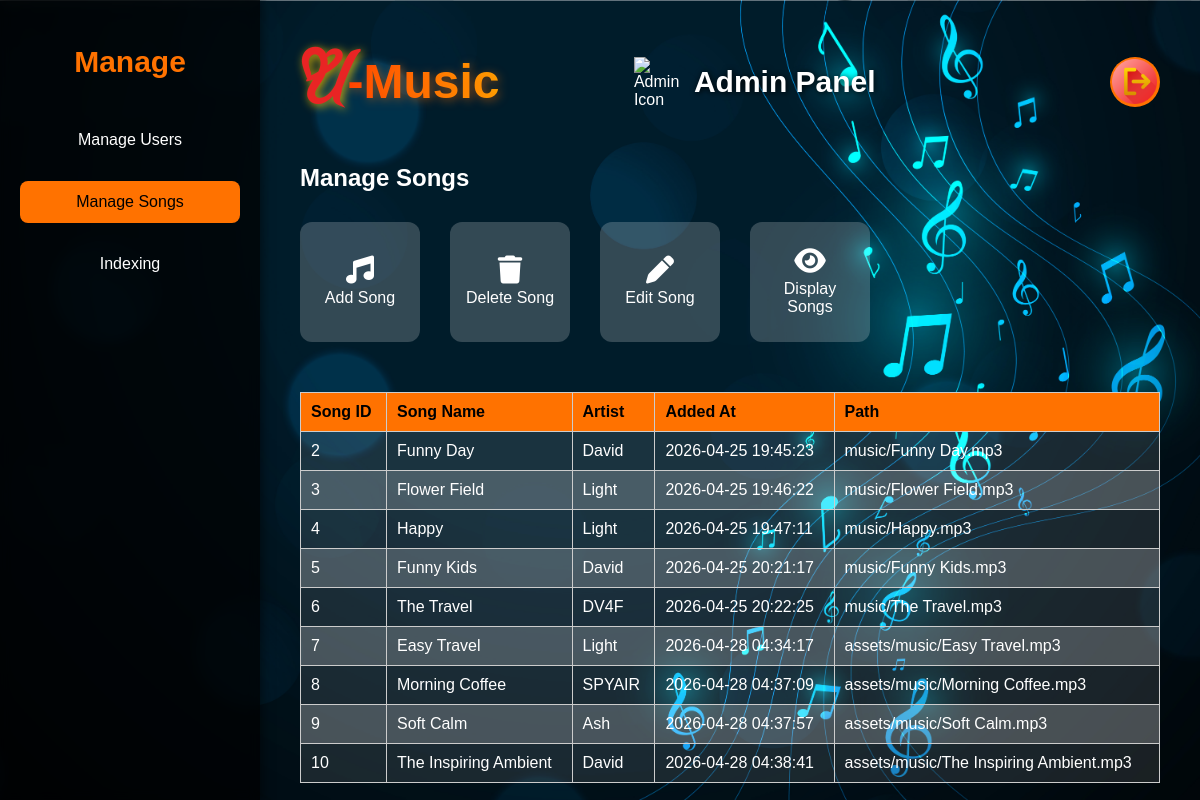
Page /pages/manage.php?action=display&tab=songs (signed in) on the committed database.
### tables this page shows
CREATE TABLE `songs` (
  `song_id` int(11) NOT NULL,
  `s_name` varchar(255) NOT NULL,
  `artist` varchar(255) NOT NULL,
  `added_at` timestamp NOT NULL DEFAULT current_timestamp(),
  `path` varchar(700) NOT NULL
);

### pages/manage.php (the view, shortened to what this page needs)
<?php
require_once __DIR__ . '/../includes/db.php';
$songs_error = '';
function render_songs_rows(array $songs): string
{
    $html = '';
    foreach ($songs as $song) {
        $html .= '<tr>';
        $html .= '<td>' . htmlspecialchars((string) $song['song_id']) . '</td>';
        $html .= '<td>' . htmlspecialchars((string) $song['s_name']) . '</td>';
        $html .= '<td>' . htmlspecialchars((string) $song['artist']) . '</td>';
        $html .= '<td>' . htmlspecialchars((string) $song['added_at']) . '</td>';
        $html .= '<td>' . htmlspecialchars((string) $song['path']) . '</td>';
        $html .= '</tr>';
    }
    return $html;
}
$songs = [];
if (isset($_GET['action']) && $_GET['action'] === 'display' && $_GET['tab'] === 'songs') {
    try {
        $sql = "SELECT song_id, s_name, artist, added_at, path FROM songs";
        $result = $mysqli->query($sql);
        while ($row = $result->fetch_assoc()) {
            $songs[] = $row;
        }
    } catch (mysqli_sql_exception $e) {
        error_log('Load songs error: ' . $e->getMessage());
        $songs_error = 'Unable to load songs right now.';
    }
}
?>
<!DOCTYPE html>
<html lang="en">
<head>
    <link rel="stylesheet" href="https://cdnjs.cloudflare.com/ajax/libs/font-awesome/6.5.0/css/all.min.css">
</head>
<body>
    <div class="admin-panel">
        <div class="sidebar">
            <h2>Manage</h2>
            <button class="tab-button" onclick="showSection('users', this)">Manage Users</button>
            <button class="tab-button" onclick="showSection('songs', this)">Manage Songs</button>
            <button class="tab-button" onclick="showSection('indexing', this)">Indexing</button>
        </div>
        <div class="main-content">
            <div class="navbar">
                <a href="manage.php" class="logo" style="text-decoration: none;">
                    <span class="logo-u">U</span><span class="logo-music">-Music</span>
                </a>
                <div class="admin-header">
                    <img src="https://img.icons8.com/?size=100&id=enhXU0wuHL8s&format=png&color=000000" alt="Admin Icon"
                        class="admin-icon">
                    <h2 class="admin-heading">Admin Panel</h2>
                </div>
                <a href="/Project/pages/logout.php" class="logout-btn" title="Logout">
                    <img src="../assets/img/logout.png" alt="Logout">
                </a>
            </div>
            <div id="songs" class="section">
                <h2>Manage Songs</h2>
                <div class="user-actions">
                    <div class="action-tile" onclick="openForm('add-song-form')">
                        <i class="fas fa-music"></i><span>Add Song</span>
                    </div>
                    <div class="action-tile" onclick="openForm('delete-song-form')">
                        <i class="fas fa-trash"></i><span>Delete Song</span>
                    </div>
                    <div class="action-tile" onclick="openForm('edit-song-form')">
                        <i class="fas fa-pen"></i><span>Edit Song</span>
                    </div>
                    <div class="action-tile" onclick="window.location.href='?action=display&tab=songs'">
                        <i class="fas fa-eye"></i><span>Display Songs</span>
                    </div>
                </div>
                <?php if (isset($_GET['action']) && $_GET['action'] === 'display' && $_GET['tab'] === 'songs' && $songs_error !== ''): ?>
                    <p><?php echo htmlspecialchars($songs_error); ?></p>
                <?php elseif (isset($_GET['action']) && $_GET['action'] === 'display' && $_GET['tab'] === 'songs' && !empty($songs)): ?>
                    <div class="table-wrapper">
                        <table class="songs-table">
                            <thead>
                                <tr>
                                    <th>Song ID</th>
                                    <th>Song Name</th>
                                    <th>Artist</th>
                                    <th>Added At</th>
                                    <th>Path</th>
                                </tr>
                            </thead>
                            <tbody>
                                <?php echo render_songs_rows($songs); ?>
                            </tbody>
                        </table>
                    </div>
                <?php elseif (isset($_GET['action']) && $_GET['action'] === 'display' && $_GET['tab'] === 'songs'): ?>
                    <p>No songs found.</p>
                <?php endif; ?>
            </div>
        </div>
    </div>
</body>
</html>

### pages/manage.php (style rules this page uses)
body { margin: 0; font-family: "Poppins", sans-serif; background: url(../assets/img/Bac.jpg) no-repeat center center fixed; background-size: cover; color: white; }
.admin-panel { display: flex; height: 100vh; }
.sidebar { width: 220px; background-color: rgba(0, 0, 0, 0.7); backdrop-filter: blur(6px); padding: 20px; box-shadow: 2px 0 10px rgba(0, 0, 0, 0.5); }
.sidebar h2 { font-size: 30px; color: #ff7200; text-align: center; margin-bottom: 40px; }
.sidebar button { width: 100%; background: none; border: none; color: #fff; padding: 12px 20px; margin-bottom: 20px; font-size: 16px; cursor: pointer; border-radius: 8px; transition: all 0.3s ease; }
.sidebar button:hover, .sidebar button.active { background-color: #ff7200; color: black; }
.main-content { flex: 1; padding: 40px; overflow-y: auto; }
.section { display: none; animation: fadeIn 0.5s ease-in-out; }
.section.active { display: block; }
.navbar { display: flex; justify-content: space-between; align-items: center; margin-bottom: 40px; }
.admin-header { display: flex; align-items: center; gap: 10px; padding-right: 100px; }
.admin-icon { width: 50px; height: 50px; }
.admin-heading { font-size: 30px; font-weight: 600; color: #fff; text-shadow: 1px 1px 6px black; }
.logo { display: flex; align-items: center; font-size: 48px; font-weight: 700; }
.logo-u { font-family: 'Lucy'; font-size: 70px; color: rgb(233, 36, 36); margin-right: 6px; text-shadow: 2px 2px 10px rgba(255, 207, 0, 0.8); }
.logo-music { font-weight: 800; background: linear-gradient(90deg, #ff3c00, #ffa600, #ff3c00); background-size: 200% auto; background-clip: text; -webkit-background-clip: text; color: transparent; -webkit-text-fill-color: transparent; animation: shine 3s linear infinite; text-shadow: 2px 2px 10px rgba(255, 114, 0, 0.5); }
.logout-btn { width: 50px; height: 50px; background-color: #ff7200; border-radius: 50%; display: flex; align-items: center; justify-content: center; text-decoration: none; transition: background 0.3s ease; }
.logout-btn img { width: 45px; height: 45px; pointer-events: none; }
.user-actions { display: flex; gap: 30px; margin: 30px 0; flex-wrap: wrap; }
.action-tile { width: 100px; height: 100px; background-color: rgba(255, 255, 255, 0.2); border-radius: 12px; text-align: center; padding: 10px; cursor: pointer; transition: 0.3s; display: flex; flex-direction: column; justify-content: center; align-items: center; }
.action-tile i { font-size: 28px; margin-bottom: 5px; }
.songs-table { width: 100%; border-collapse: collapse; margin-top: 20px; background-color: rgba(255, 255, 255, 0.1); }
.songs-table th, .songs-table td { border: 1px solid #ccc; padding: 10px; text-align: left; color: white; }
.songs-table th { background-color: #ff7200; color: black; }
.songs-table tr:nth-child(even) { background-color: rgba(255, 255, 255, 0.2); }
.table-wrapper { width: 100%; overflow-x: auto; }
.table-wrapper table { min-width: 600px; }

### rows in the picture
songs: song_id "2", s_name "Funny Day", artist "David", added_at "2026-04-25 19:45:23", path "music/Funny Day.mp3"
songs: song_id "3", s_name "Flower Field", artist "Light", added_at "2026-04-25 19:46:22", path "music/Flower Field.mp3"
songs: song_id "4", s_name "Happy", artist "Light", added_at "2026-04-25 19:47:11", path "music/Happy.mp3"
songs: song_id "5", s_name "Funny Kids", artist "David", added_at "2026-04-25 20:21:17", path "music/Funny Kids.mp3"
songs: song_id "6", s_name "The Travel", artist "DV4F", added_at "2026-04-25 20:22:25", path "music/The Travel.mp3"
songs: song_id "7", s_name "Easy Travel", artist "Light", added_at "2026-04-28 04:34:17", path "assets/music/Easy Travel.mp3"
songs: song_id "8", s_name "Morning Coffee", artist "SPYAIR", added_at "2026-04-28 04:37:09", path "assets/music/Morning Coffee.mp3"
songs: song_id "9", s_name "Soft Calm", artist "Ash", added_at "2026-04-28 04:37:57", path "assets/music/Soft Calm.mp3"
songs: song_id "10", s_name "The Inspiring Ambient", artist "David", added_at "2026-04-28 04:38:41", path "assets/music/The Inspiring Ambient.mp3"
